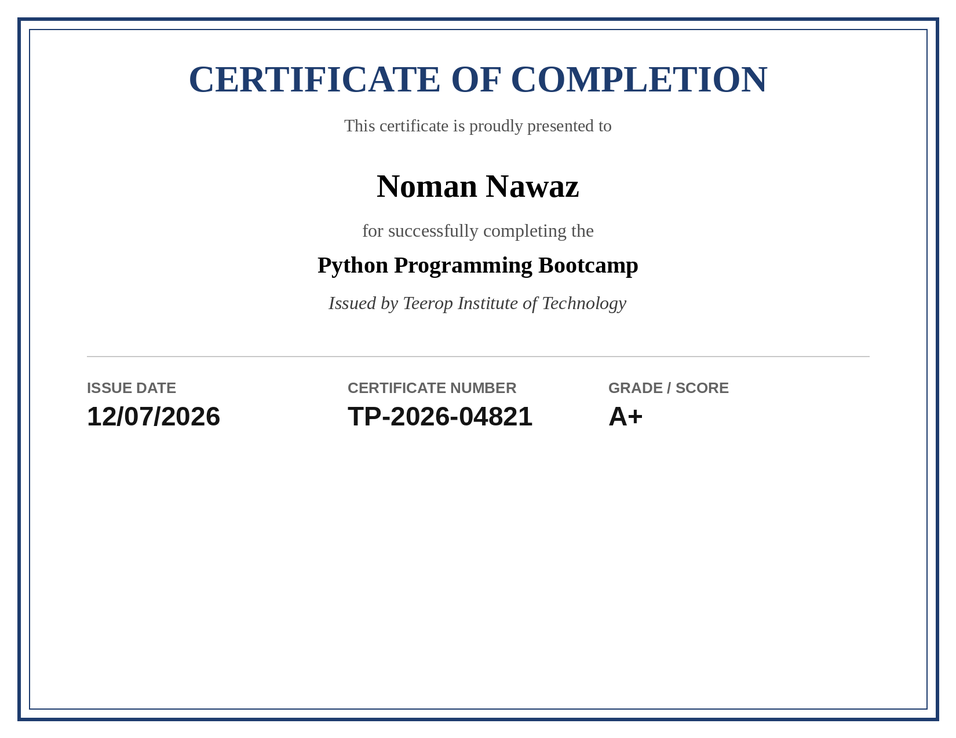
#> input picture sample_certificates/certificate_1.png, 956 x 738 px, shrunk from 1650 x 1275 before the run
$ python -i preprocessor.py   (imports and definitions only)
#> lines starting #> are read from the running program, lines starting #| are printed output that depends on the picture; after the words box and inside, x2 and y2 are one past the last pixel; in counts of white or black regions, pixels touching at a corner belong together
"""
Image preprocessing utilities to improve OCR accuracy.
"""
import cv2
import numpy as np


def preprocess_image(image_path: str) -> np.ndarray:
    """
    Load an image and apply a series of enhancements to make text
    easier for Tesseract to read:
    - grayscale conversion
    - thresholding (binarization)
    - noise removal
    - deskewing (straightening tilted scans)

    Returns the processed image as a numpy array (ready for OCR).
    """
    img = cv2.imread(image_path)
#> img is the input picture: shape (738, 956, 3); mean B, G, R 247.2, 245.7, 244.9
    if img is None:
        raise ValueError(f"Could not read image at {image_path}")

    # Convert to grayscale
    gray = cv2.cvtColor(img, cv2.COLOR_BGR2GRAY)
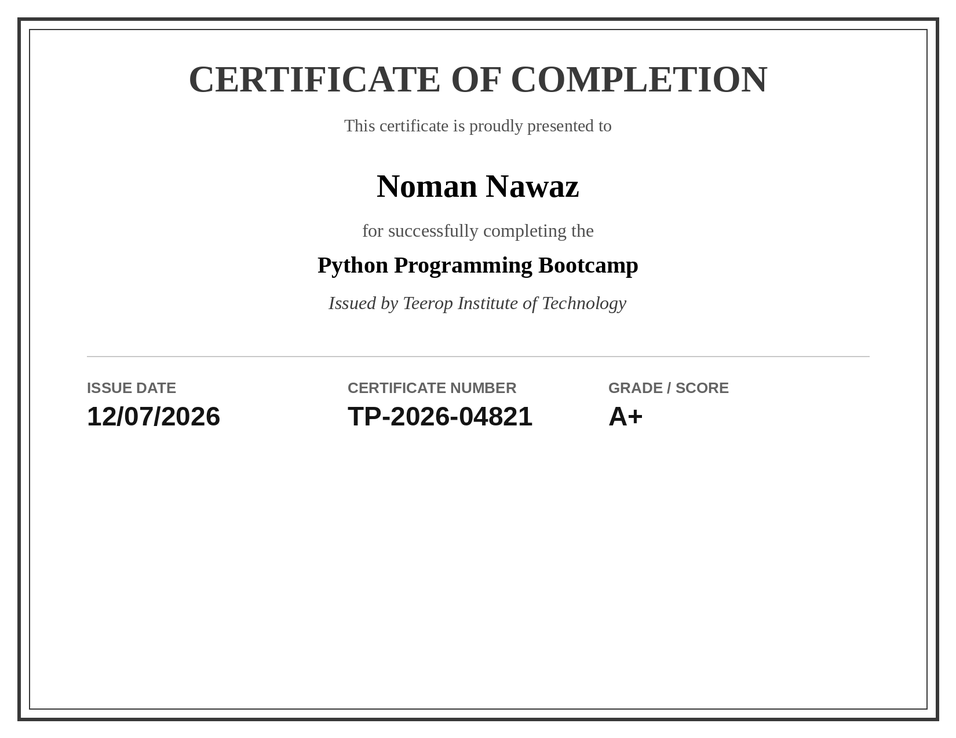
#> gray: shape (738, 956); min 0, max 255, mean 245.7

    # Adaptive thresholding handles uneven lighting better than a fixed value
    thresh = cv2.adaptiveThreshold(
        gray, 255, cv2.ADAPTIVE_THRESH_GAUSSIAN_C,
        cv2.THRESH_BINARY, 31, 15
    )
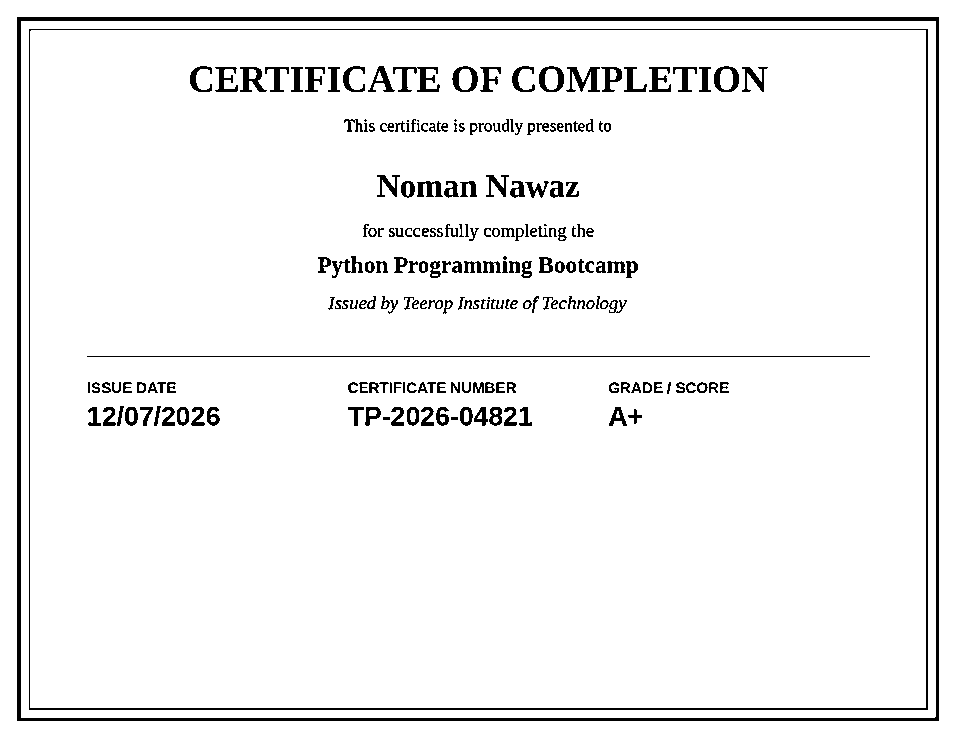
#> thresh: shape (738, 956); 95% white; 217 black regions (10 under 20 px), largest, box (x1, y1, x2, y2) and area: (17, 17, 939, 721) 11334, (29, 29, 928, 710) 4732, (87, 356, 870, 357) 783

    # Remove speckle noise
    denoised = cv2.fastNlMeansDenoising(thresh, h=30)

    # Deskew (straighten) the image if it's tilted
    denoised = _deskew(denoised)

    return denoised


def _deskew(image: np.ndarray) -> np.ndarray:
    """Detects and corrects slight rotation in scanned documents."""
    coords = np.column_stack(np.where(image > 0))
#> coords = 671451 pairs, first value 0 to 737, second value 0 to 955
    if coords.size == 0:
        return image

    angle = cv2.minAreaRect(coords)[-1]
#> angle = -90
    if angle < -45:
        angle = 90 + angle
#> angle = 0
    else:
        angle = angle

    # Ignore negligible skew to avoid unnecessary distortion
    if abs(angle) < 0.5:
        return image

    (h, w) = image.shape[:2]
    center = (w // 2, h // 2)
    M = cv2.getRotationMatrix2D(center, angle, 1.0)
    rotated = cv2.warpAffine(
        image, M, (w, h),
        flags=cv2.INTER_CUBIC,
        borderMode=cv2.BORDER_REPLICATE
    )
    return rotated

>>> result = preprocess_image('../../sample_certificates/certificate_1.png')
